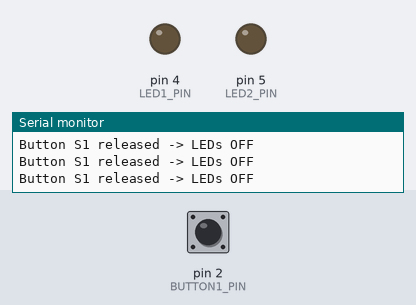
Bench run of a sketch on a simulated Arduino Uno, built with avr-gcc and run on an emulated ATmega328P. Shown: output pins drawn as LEDs (lit = HIGH), the last lines printed to the serial monitor. The inputs (shaded band) are chosen by the test bench; at power-on: pin 2 (BUTTON1_PIN) HIGH.

Above: at 1.4 s.
1.5 s: pin 2 (BUTTON1_PIN) pulled LOW for 0.35 s
At 2.8 s:
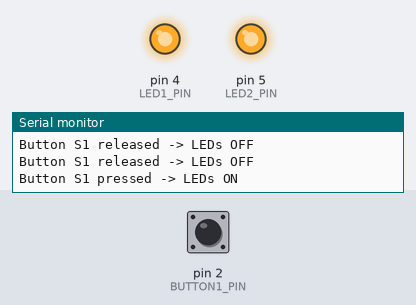
8.8 s: pin 2 (BUTTON1_PIN) pulled LOW for 3.2 s
At 13.6 s:
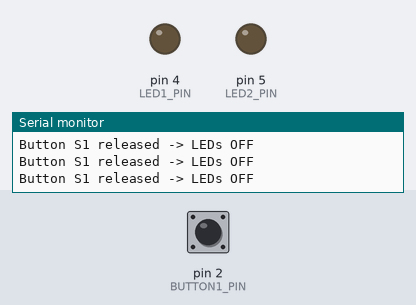
Timing chart, 0 to 15.1 s (numbered marks = the images above; inputs shaded):
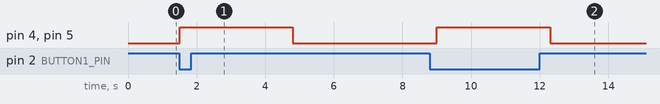

The sketch:

W03_EX3.ino
```cpp
// Exercise 3 - Polling (breadboard build)
// Author: Luke Griffin

const int BUTTON1_PIN = 2;                    // S1 push button on pin D2
const int LED1_PIN = 4;                       // LED 1 on pin D4
const int LED2_PIN = 5;                       // LED 2 on pin D5

void setup() {                                // runs once at power-on
  Serial.begin(9600);                         // open serial monitor (9600 baud)
  pinMode(BUTTON1_PIN, INPUT_PULLUP);         // idle HIGH, pressed LOW
  pinMode(LED1_PIN, OUTPUT);                  // LED 1 pin is an output
  pinMode(LED2_PIN, OUTPUT);                  // LED 2 pin is an output
  digitalWrite(LED1_PIN, LOW);                // start with LED 1 off
  digitalWrite(LED2_PIN, LOW);                // start with LED 2 off
}                                             // end of setup()

void loop() {                                 // repeats forever
  bool s1 = (digitalRead(BUTTON1_PIN) == LOW);  // true when S1 is pressed

  if (s1) {                                   // if the button is pressed
    digitalWrite(LED1_PIN, HIGH);             // turn LED 1 on
    digitalWrite(LED2_PIN, HIGH);             // turn LED 2 on
    Serial.println("Button S1 pressed -> LEDs ON");  // print status
    delay(3000);                              // keep LEDs on for 3 s
  } else {                                    // otherwise (not pressed)
    digitalWrite(LED1_PIN, LOW);              // turn LED 1 off
    digitalWrite(LED2_PIN, LOW);              // turn LED 2 off
    Serial.println("Button S1 released -> LEDs OFF");  // print status
  }                                           // end of if/else

  delay(300);                                 // short pause; keeps
}
```

Measured:
- after the input at 1.5 s, pin 4 (LED1_PIN), pin 5 (LED2_PIN): LOW → HIGH at once, → LOW 3.3 s later
- after the input at 8.8 s, pin 4 (LED1_PIN), pin 5 (LED2_PIN): LOW → HIGH after 0.21 s, → LOW 3.3 s later
